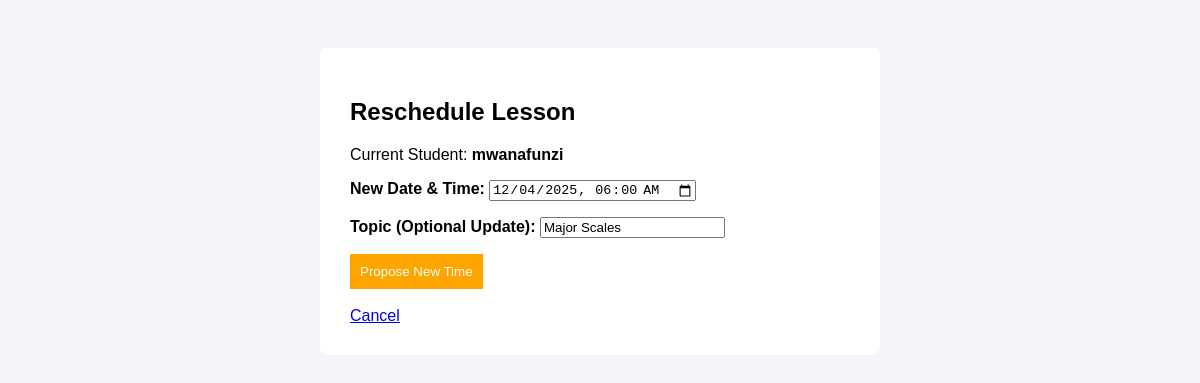
Before: /reschedule/1/ (signed in) with the older database file.
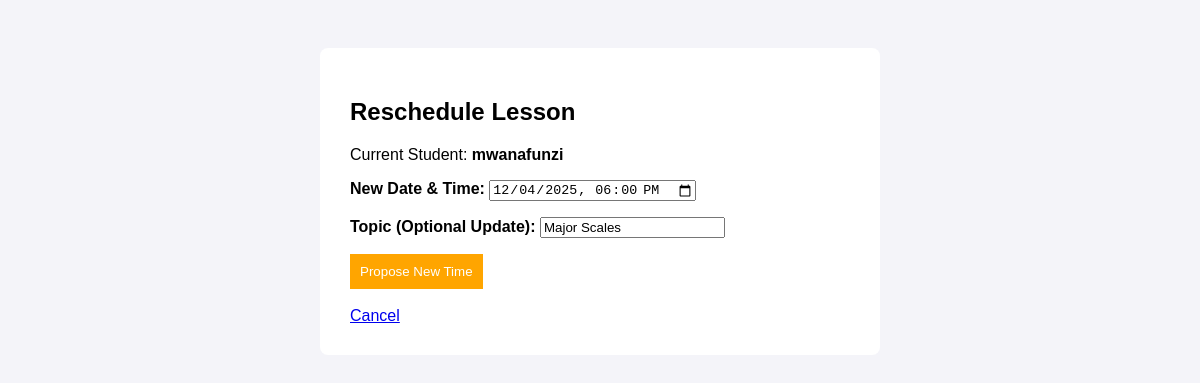
After: the same page with the newer database file.
### tuttiapp/models.py (models this page shows, shortened)
class Lesson(models.Model):
    STATUS_CHOICES = [
        ('REQUESTED', 'Requested'),  # Student requested a lesson
        ('SCHEDULED', 'Scheduled'),
        ('RESCHEDULE_PENDING', 'Reschedule Pending'), # Teacher requested reschedule
        ('COMPLETED', 'Completed'),       # Lesson happened, teacher marked it
        ('PENDING_PAYMENT', 'Pending Payment'), # Waiting for M-Pesa
        ('PAID', 'Paid'),                 # Money received
        ('CANCELLED', 'Cancelled'),
    ]
    teacher = models.ForeignKey(settings.AUTH_USER_MODEL, on_delete=models.CASCADE, related_name='lessons_taught')
    student = models.ForeignKey(settings.AUTH_USER_MODEL, on_delete=models.CASCADE, related_name='lessons_taken')
    start_time = models.DateTimeField()
    duration_minutes = models.PositiveIntegerField(default=60)
    topic = models.CharField(max_length=200, help_text="What are you teaching? e.g. Major Scales")
    teacher_notes = models.TextField(blank=True, help_text="Notes for the student to practice")
    price = models.DecimalField(max_digits=8, decimal_places=2, default=1500.00)
    status = models.CharField(max_length=20, choices=STATUS_CHOICES, default='SCHEDULED')
    is_student_reminder_sent = models.BooleanField(default=False)

class User(AbstractUser):
    is_teacher = models.BooleanField(default=False)
    is_student = models.BooleanField(default=False)
    phone_number = models.CharField(max_length=15, blank=True, null=True, validators=[validate_kenyan_phone])

### tuttiapp/views.py (the view)
# urls.py: path('reschedule/<int:lesson_id>/', views.reschedule_lesson, name='reschedule_lesson'), # New URL pattern for rescheduling a lesson
@login_required
def reschedule_lesson(request, lesson_id):
    lesson = get_object_or_404(Lesson, pk=lesson_id)
    if request.user != lesson.teacher:
        messages.error(request, "Only the conductor can reschedule.")
        return redirect('dashboard')
    if request.method == 'POST':
        form = LessonRescheduleForm(request.POST, instance=lesson)
        if form.is_valid():
            lesson = form.save(commit=False)
            lesson.status = 'RESCHEDULE_PENDING' # Change status so student sees it
            lesson.save()
            messages.success(request, "Reschedule proposal sent to student.")
            return redirect('dashboard')
    else:
        form = LessonRescheduleForm(instance=lesson)
    return render(request, 'tuttiapp/reschedule_form.html', {'form': form, 'lesson': lesson})

### tuttiapp/forms.py
class LessonRescheduleForm(forms.ModelForm): # Form for rescheduling lessons. Used by teachers.
    class Meta:
        model = Lesson
        fields = ['start_time', 'topic']
        widgets = {
            'start_time': forms.DateTimeInput(attrs={'type': 'datetime-local', 'class': 'form-control'}),
            'topic': forms.TextInput(attrs={'class': 'form-control'})
        }

### tuttiapp/templates/tuttiapp/reschedule_form.html (shortened to what this page needs)
<!DOCTYPE html>
<html>
<head>
</head>
<body>
    <div style="background: white; padding: 30px; border-radius: 8px; max-width: 500px; margin: auto;">
        <h2>Reschedule Lesson</h2>
        <p>Current Student: <strong>{{ lesson.student.username }}</strong></p>
        <form method="post">
            <p><strong>New Date & Time:</strong> {{ form.start_time }}</p>
            <p><strong>Topic (Optional Update):</strong> {{ form.topic }}</p>
            <button type="submit" style="background: orange; color: white; padding: 10px; border: none; cursor: pointer;">Propose New Time</button>
        </form>
        <br>
        <a href="{% url 'dashboard' %}">Cancel</a>
    </div>
</body>
</html>

Changed rows visible on the page:
changed Lesson "Major Scales": start_time "12/04/2025 06:00" → "12/04/2025 18:00"
